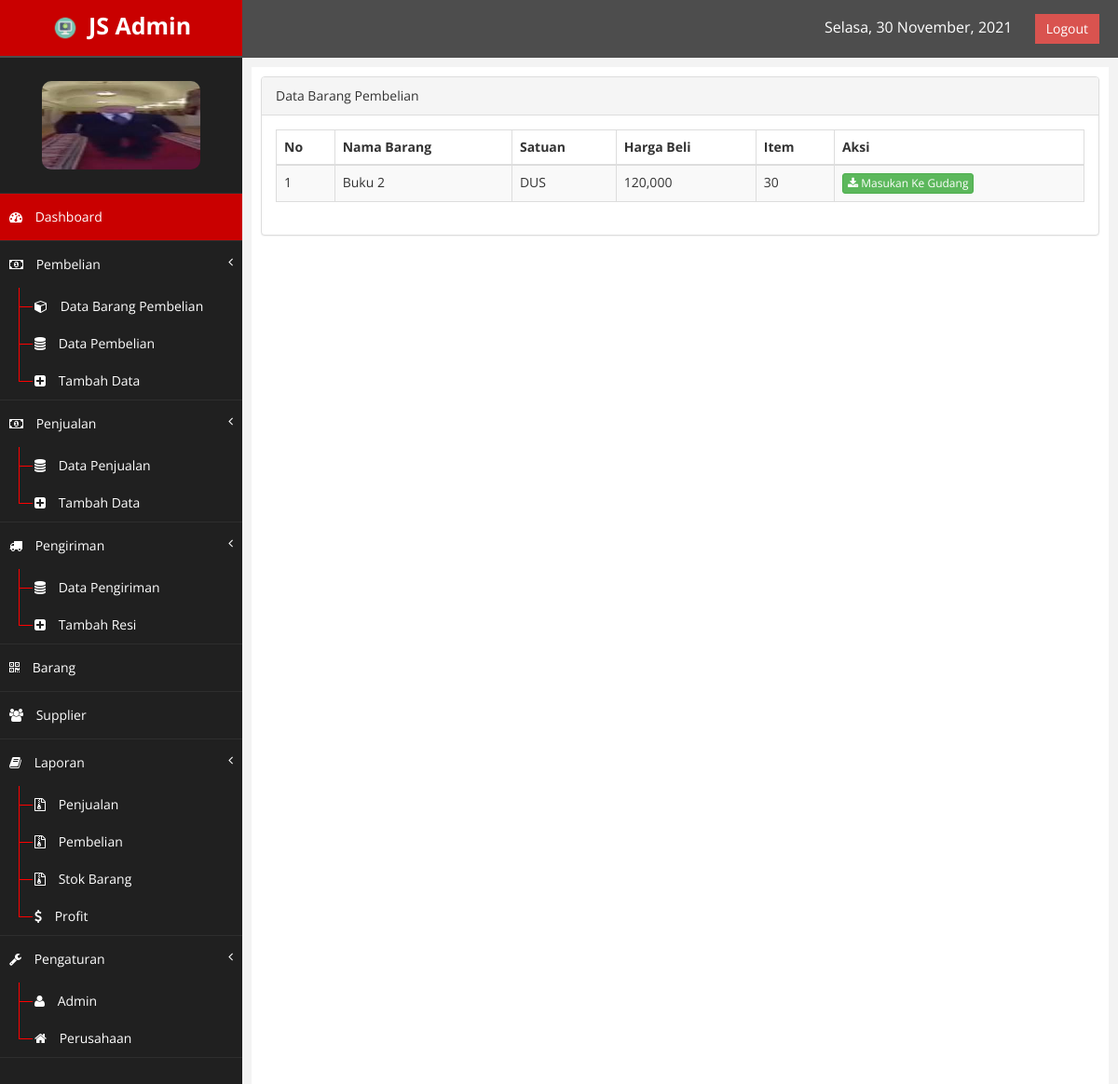
Page /index.php?page=barangpembelian (signed in) on the earlier database version.
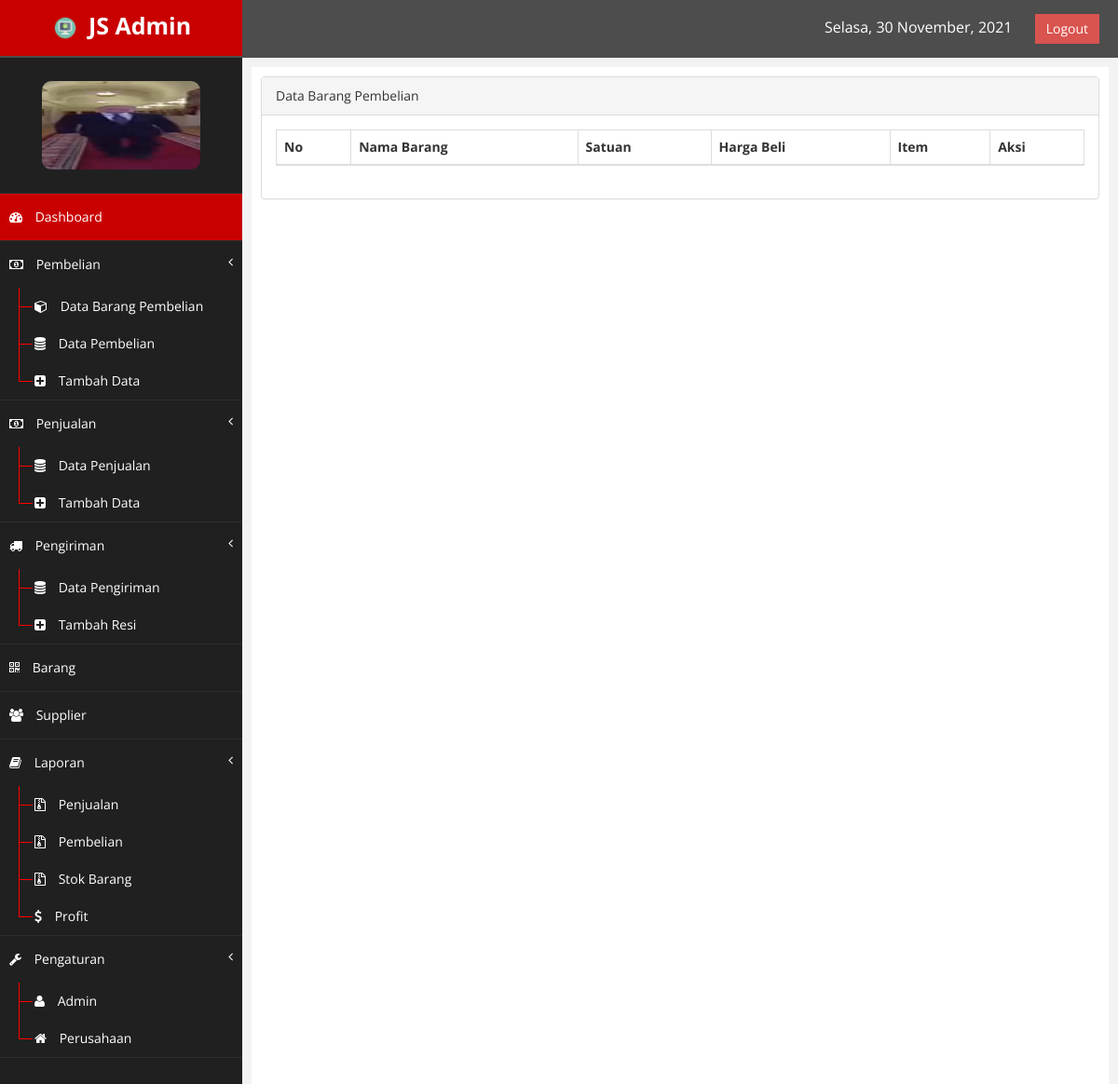
Same page on the later database version.
### tables this page shows
CREATE TABLE IF NOT EXISTS `barang_pembelian` (
  `kd_barang_beli` int(6) NOT NULL AUTO_INCREMENT,
  `kd_pembelian` char(8) NOT NULL,
  `nama_barang_beli` varchar(225) NOT NULL,
  `satuan` varchar(30) NOT NULL,
  `harga_beli` double NOT NULL,
  `item` int(4) NOT NULL,
  `total` double NOT NULL,
  `status` enum('1','0') NOT NULL DEFAULT '0',
  PRIMARY KEY (`kd_barang_beli`)
);

### class/class.php (called while the page is built, shortened)
<?php
	class Pembelian{
		public function tampil_barang_pembelian(){
			$qry = mysql_query("SELECT * FROM barang_pembelian WHERE status = '0'");
			while ($pecah = mysql_fetch_array($qry)) {
				$data[]=$pecah;
			}
			$hitung = mysql_num_rows($qry);
			if ($hitung > 0) {
				return $data;
			}
			else{
				error_reporting(0);
			}
		}
	}
	$pembelian = new Pembelian();
?>

### barangpembelian.php (the view)
<div class="row">
    <div class="col-md-12">
        <div class="panel panel-default">
            <div class="panel-heading">
                Data Barang Pembelian
            </div>
            <div class="panel-body">
                <div class="table">
                    <table class="table table-striped table-bordered table-hover" id="tabelku">
                        <thead>
                            <tr>
                                <th>No</th>
                                <th>Nama Barang</th>
                                <th>Satuan</th>
                                <th>Harga Beli</th>
                                <th>Item</th>
                                <th>Aksi</th>
                            </tr>
                        </thead>
                        <tbody>
                            <?php
                                $pem = $pembelian->tampil_barang_pembelian();
                                foreach ($pem as $index => $data) {
                            ?>
                            <tr class="odd gradeX">
                                <td><?php echo $index + 1; ?></td>
                                <td><?php echo $data['nama_barang_beli']; ?></td>
                                <td><?php echo $data['satuan']; ?></td>
                                <td><?php echo number_format($data['harga_beli']); ?></td>
                                <td><?php echo $data['item']; ?></td>
                                <td>
                                    <a href="index.php?page=simpanbaranggudang&kdbl=<?php echo $data['kd_barang_beli']; ?>" class="btn btn-success btn-xs"><i class="fa fa-download"></i> Masukan Ke Gudang</button>
                                </td>
                            </tr>
                            <?php } ?>
                        </tbody>
                    </table>
                </div>
            </div>
        </div>
    </div>
</div>

Differences in the rows shown:
removed barang_pembelian: nama_barang_beli "Buku 2", satuan "DUS", harga_beli "120,000", item "30"
